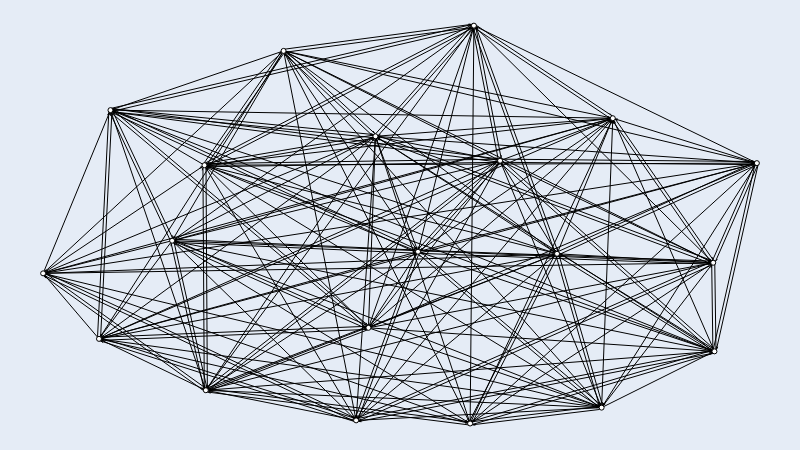

Notebook cell for this chart:
### Code cell
a2018.set_all_nodes('size', 5)
a2018.set_all_nodes('labpos', 'hover')
a2018.move('kamada_kawai')
a2018.draw()
a2018.interact()

### Figure 1 — Plotly figure (JSON) as saved in the notebook; plotly's stock layout.template omitted (floating-point values rounded to 4 significant figures; data arrays with more than 128 entries replaced by an {"elided": "..."} marker saying what was removed)
{"data": [{"hoverinfo": "none", "line": {"color": "rgb(0, 0, 0)", "dash": "solid", "width": 1}, "mode": "lines", "type": "scatter", "x": {"elided": "1536 float values"}, "y": {"elided": "1536 float values"}}, {"hoverinfo": "text", "marker": {"color": "rgb(255, 255, 255)", "line": {"color": "rgb(0, 0, 0)", "width": 1}, "size": 5, "symbol": "circle"}, "mode": "markers", "text": ["America Mineiro", "Fluminense", "Bahia", "Palmeiras", "Santos", "Internacional", "Parana", "Cruzeiro", "Chapecoense", "Gremio", "Atletico Mineiro", "Athletico Paranaense", "Corinthians", "Sao Paulo", "Botafogo", "Ceara", "Vasco da Gama", "Vitoria", "Flamengo", "Sport Recife"], "textfont": {"color": "rgb(0, 0, 0)"}, "textposition": "middle center", "type": "scatter", "x": [0.5252, 0.6035, 0.9388, 0.3369, 1, 0.1807, 0.7982, 0.226, 0.228, 0.07827, 0.72, 0.6402, 0.4656, 0, 0.09433, 0.5982, 0.4385, 0.7824, 0.4558, 0.9406], "y": [0.4318, 1, 0.4041, 0.9365, 0.6545, 0.4594, 0.7673, 0.6492, 0.08358, 0.2128, 0.4266, 0.6605, 0.7218, 0.3774, 0.7876, 0, 0.007855, 0.03988, 0.2405, 0.1813]}, {"hoverinfo": "none", "mode": "text", "text": {"elided": "202 null values"}, "textfont": {"color": "rgb(0, 0, 0)"}, "textposition": "middle center", "type": "scatter", "x": {"elided": "202 float values"}, "y": {"elided": "202 float values"}}, {"hoverinfo": "none", "marker": {"color": "rgba(255, 255, 255, 0.0)", "line": {"color": "rgba(255, 255, 255, 0.0)", "width": 0}, "size": 0, "symbol": "circle"}, "mode": "markers", "type": "scatter", "x": [0.5, 0, 1, 0.5], "y": [0, 0.5, 0.5, 1]}], "layout": {"height": 450, "margin": {"b": 0, "l": 0, "r": 0, "t": 0}, "showlegend": false, "width": 800, "xaxis": {"fixedrange": true, "showgrid": false, "showticklabels": false, "zeroline": false}, "yaxis": {"fixedrange": true, "showgrid": false, "showticklabels": false, "zeroline": false}}}
